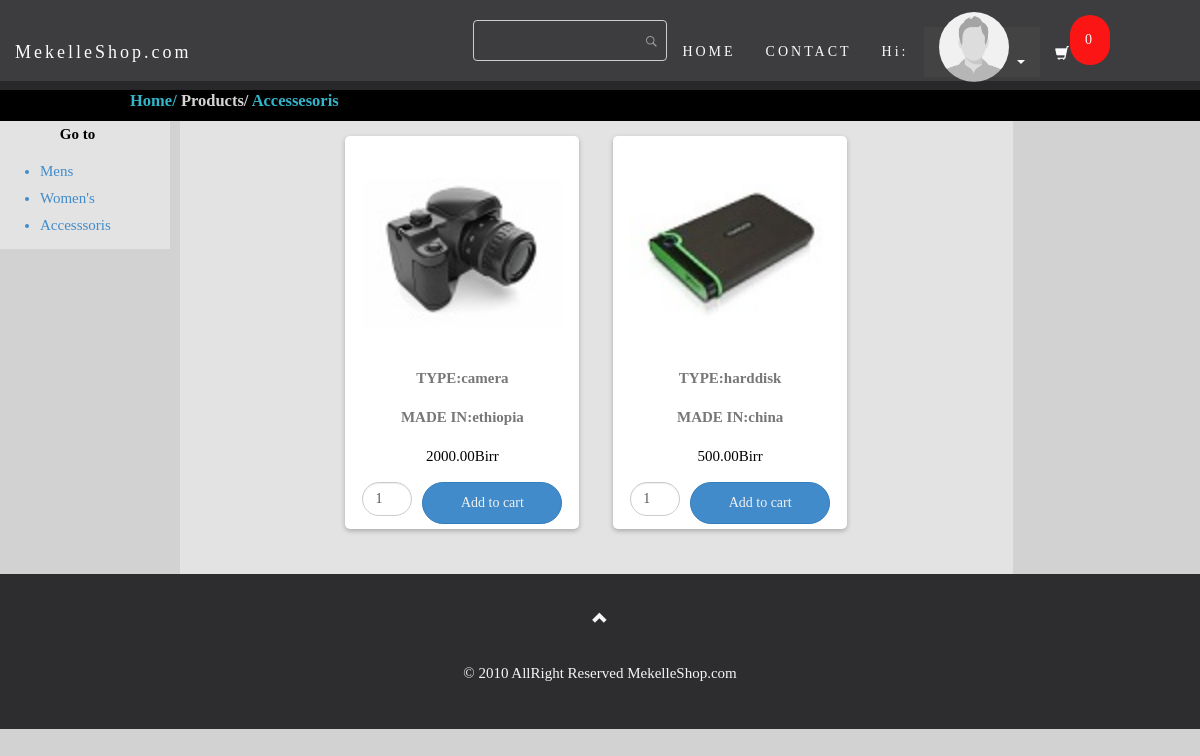
The page /accessesoris/accessesoris.php (signed in) on the database its author committed.
### tables this page shows
CREATE TABLE `member` (
  `mem_id` int(11) NOT NULL,
  `firstname` varchar(50) NOT NULL,
  `lastname` varchar(50) NOT NULL,
  `mobilenumber` varchar(30) NOT NULL,
  `email` varchar(25) NOT NULL,
  `password` varchar(12) NOT NULL,
  `profile` varchar(255) NOT NULL,
  `product` varchar(255) NOT NULL
);

CREATE TABLE `accessesoris` (
  `id` int(11) NOT NULL,
  `name` varchar(255) NOT NULL,
  `code` varchar(255) NOT NULL,
  `image` varchar(255) NOT NULL,
  `price` double(10,2) NOT NULL,
  `madein` varchar(255) NOT NULL
);

### db/session.php (called while the page is built, shortened)
<?php
$id_session=$_SESSION['id'];
?>

### accessesoris/db/dbcontroller.php (called while the page is built, shortened)
<?php
class DBController {
	private $host = "localhost";
	private $user = "root";
	private $password = "";
	private $database = "mkshope";
	private $connection = "";
	function __construct() {
		$conn = $this->connectDB();
		$this->connection = $conn;
	}
	function connectDB() {
		$conn = mysqli_connect($this->host,$this->user,$this->password,$this->database);
		return $conn;
	}
	function runQuery($query) {
		$result = mysqli_query($this->connection,$query);
		while($row=mysqli_fetch_assoc($result)) {
			$resultset[] = $row;
		}
		if(!empty($resultset))
			return $resultset;
	}
}
?>

### accessesoris/accessesoris.php (the view, shortened to what this page needs)
<?php require ('../db/session.php'); ?>
<?php
require_once("db/dbcontroller.php");
$db_handle = new DBController();
?>
<!DOCTYPE html>
<html>
<head>
  <link rel="stylesheet" href="style.css">
  <link rel="stylesheet" href="../bootstrap/css/bootstrap.min.css">
 </head>
 <body>
 <?php
$session_items = 0;
?>
 <nav class="navbar navbar-default navbar-fixed-top">
  <div class="container-fluid">
    <div class="navbar-header">
      <a class="navbar-brand" id="font" href="../index2.php" >MekelleShop.com</a>
    </div>
    <div class="collapse navbar-collapse" id="myNavbar">
      <ul class="nav navbar-nav navbar-right" style="margin-right:80px;">
        <li>
        <form name="frmSearch" action="" method="post">
         <li style='text-align:right;margin:20px 0px;'><input type='text' name='search[keyword]' value="" id='keyword' maxlength='25'></li>
       </form>
     </li>
        <li class="font"><a href="../index2.php">HOME</a></li>
        <li class="font"><a href="#contact">CONTACT</a></li>
        <?php require ('../db/config.php'); ?>
  <?php
              $result= mysqli_query($conn,"select *  from member where mem_id='$id_session'") or die (mysqli_error());
              while ($row= mysqli_fetch_array ($result) ){
              ?>
      <li><a href="" style="color: #ffffff;">Hi:<?php echo $row ['username']; ?></a></li>
      <li class="dropdown">
          <a class="dropdown-toggle" data-toggle="dropdown" href="#" style="background-color:#333;height: 50px;"><img src="../profile/<?php echo $row ['profile'];?>" style="width:70px;height: 70px;margin-top: 0px;border-radius: 360px;margin-top: -30px;">
          <span class="caret" style="color: #ffffff;"></span></a>
        </li>
        <li class="font"><a href=""class="glyphicon glyphicon-shopping-cart"></a></li>
        <li class="font"><a href="shopping_cart.php" style="background:red;border-radius:360px;margin-top:15px;margin-right:10px;"><?php echo $session_items; ?></a></li>
      </ul>
    </div>
  </div>
</nav>
<br><br><br>
  <div class="txt-heading" style="text-align:left;color:#d5d5d5;"><a href="../index2.php" style="text-decoration:none;color:#33B6CB;margin-left:120px;">Home/</a> Products/ <a href="" style="color:#33B6CB;text-decoration: none;">Accessesoris</a></div>
 <div class="container-fluid" style="width:90%;">
  <div class="row">
    <div class="col-sm-2" style="background-color:#e3e3e3;color:#428bca;">
              <p style="color:#000;font-weight:bolder;text-align: center;">Go to</p>
              <ul>
                <li class=""><a href="../men/mens.php">Mens</a></li>
                <li><a href="../women/women.php">Women's</a></li>
                <li><a href="">Accesssoris</a></li>
              </ul>
            <?php }?>
    </div>
    <div class="col-sm-9" style="background-color:#e3e3e3;margin-left: 10px;">
      <div id="product-grid">
  <?php
  $product_array = $db_handle->runQuery("SELECT * FROM accessesoris ORDER BY id ASC");
  if (!empty($product_array)) {
    foreach($product_array as $key=>$value){
  ?>
    <div class="product-item" style="background:#fff;">
      <form method="post" action="accessesoris.php?action=add&code=<?php echo $product_array[$key]["code"]; ?>">
      <div class="product-image"><img style="max-height: 250px;max-width: 250px;" src="product/<?php echo $product_array[$key]["image"]; ?>"></div>
      <div><strong>TYPE:<?php echo $product_array[$key]["name"]; ?></strong></div>
      <div><strong>MADE IN:<?php echo $product_array[$key]["madein"]; ?></strong></div>
      <div class="product-price"><?php echo $product_array[$key]["price"]. "Birr"; ?></div>
      <div><input class="form-control" style="float:left;max-width:25%;border-radius:360px;" type="text" name="quantity" value="1" size="2" /><input type="submit" value="Add to cart" class="btn btn-primary" style="float:right;width:70%;border-radius:360px;" /></div>
      </form>
    </div>
  <?php
      }
  }
  ?>
    </div>
  </div>
</div>
</div>
  <footer class="text-center">
  <a class="up-arrow" href="#myPage" data-toggle="tooltip" title="TO TOP">
    <span class="glyphicon glyphicon-chevron-up"></span>
  </a><br><br>
  <p>© 2010 AllRight Reserved MekelleShop.com</p>
</footer>
 </body>
 </html>

### accessesoris/style.css (style rules this page uses)
body { font-family:comic sans Ms,serif; font: 400 15px/1.8 comic sans Ms,serif; color: #777; font-weight:600px; background-color:#d2d2d2; }
.navbar { font-family:comic sans Ms,serif; height: 90px; margin-bottom: 0; border: 0; font-size: 14px !important; letter-spacing: 3px; opacity: 0.9; }
#font { color: #ffffff !important; }
.font a { color: #ffffff !important; }
.navbar li a, .navbar .navbar-brand { margin-top: 27px; }
.txt-heading { padding: 5px 10px;font-size:1.1em;font-weight:bold;color:#999; }
#product-grid { margin-bottom:30px; max-width:100%;text-align:center; }
.txt-heading { background-color: #000; color:#FFF; }
.product-item { box-shadow: 0px 2px 5px rgba(0, 0, 0, 0.25); border-radius: 5px; margin: 15px; padding: 5px; display: inline-block; position:relative; }
.product-item div { text-align:center; margin:12px; }
.product-price { color:#000; }
.product-image { height:200px;width:200px;background-color:#FFF; }
.product-image img { object-fit: contain !important; height: 100% !important; width: 100% !important; }

### accessesoris/accessesoris.php (style rules this page uses)
body { font-family:comic sans Ms,serif; font: 400 15px/1.8 comic sans Ms,serif; color: #777; font-weight:600px; background-color:#d2d2d2; }
.btn { padding: 10px 20px; color: #f1f1f1; border-radius: 0; transition: .2s; }
.navbar { font-family:comic sans Ms,serif; height: 90px; margin-bottom: 0; background-color: #2d2d30; border: 0; font-size: 14px !important; letter-spacing: 3px; opacity: 0.9; }
#font { color: #ffffff !important; }
.font a { color: #ffffff !important; }
.navbar li a, .navbar .navbar-brand { margin-top: 27px; }
footer { background-color: #2d2d30; color: #f5f5f5; padding: 32px; }
footer a { color: #f5f5f5; }
.form-control { border-radius: 0; }
#keyword { border: #CCC 1px solid; border-radius: 4px; padding: 7px;background:url("demo-search-icon.png") no-repeat center right 7px; }

### rows shown on the page
member: profile (placeholder picture)
accessesoris: image (picture), name "camera", madein "ethiopia", price "2000.00"
accessesoris: image (picture), name "harddisk", madein "china", price "500.00"
